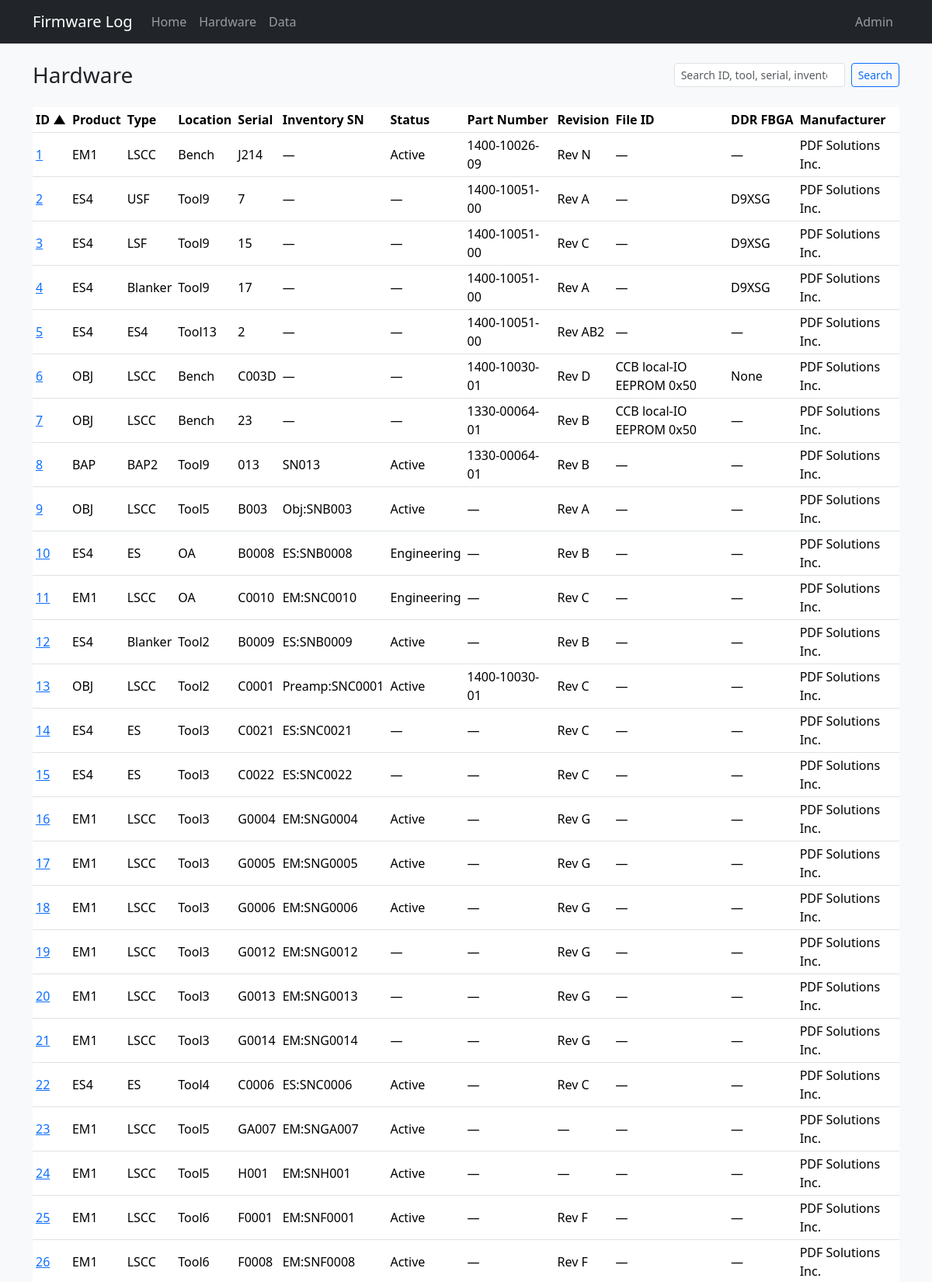
The page /hardware (upper part) on the database its author committed.
### tables this page shows
CREATE TABLE "boards" (
                board_id      INTEGER PRIMARY KEY,
                tool          TEXT,
                board_slot    TEXT,
                manufacturer  TEXT NOT NULL DEFAULT 'PDF Solutions Inc.',
                board_name    TEXT NOT NULL,
                serial        TEXT NOT NULL,
                part_number   TEXT,
                revision      TEXT,
                file_id       TEXT,
                product_name  TEXT NOT NULL,
                ddr_fbga      TEXT
            , inventory_serial TEXT, status TEXT, role TEXT, comment TEXT, open_item TEXT, po TEXT, modified_by TEXT, source_updated_at TEXT, data_source TEXT, dc_status TEXT, ac_status TEXT, gcal_status TEXT, adc_status TEXT, eeprom_status TEXT);

### app.py (the view)
@app.route("/hardware", endpoint="hardware")
def hardware():
    return _render_hardware()

### app.py (called while the page is built)
def _render_hardware():
    search = request.args.get("q", "").strip()
    sort = request.args.get("sort", "board_id")
    order = request.args.get("order", "asc")
    return render_template(
        "hardware.html",
        boards=db.list_hardware(search=search, sort=sort, order=order),
        search=search,
        sort=sort,
        order=order,
    )

### db.py (called while the page is built)
def dict_row(cursor, row):
    return {col[0]: row[i] for i, col in enumerate(cursor.description)}

@contextmanager
def get_db():
    conn = sqlite3.connect(DATABASE)
    conn.row_factory = dict_row
    try:
        yield conn
    finally:
        conn.close()

def fetch_all(query, params=()):
    with get_db() as conn:
        return conn.execute(query, params).fetchall()

def _board_search_clause(search, alias="b", extra_columns=()):
    if not search:
        return None, []
    like = f"%{search}%"
    columns = [col.format(a=alias) for col in BOARD_SEARCH_COLUMNS] + list(extra_columns)
    clause = "(" + " OR ".join(f"{col} LIKE ?" for col in columns) + ")"
    return clause, [like] * len(columns)

### templates/hardware.html (shortened to what this page needs)
{% extends "base.html" %}
{% from "macros.html" import hw_sort_link %}
{% block content %}
<div class="d-flex flex-wrap justify-content-between align-items-center gap-2 mb-4">
  <div>
    <h1 class="h3 mb-0">Hardware</h1>
  </div>
  <form id="search-form" action="{{ url_for('hardware') }}" method="get" class="d-flex gap-2">
    <input type="search" id="board-search" name="q" value="{{ search }}" class="form-control form-control-sm" placeholder="Search ID, tool, serial, inventory serial, status…">
    <button class="btn btn-sm btn-outline-primary" type="submit">Search</button>
  </form>
</div>
<div class="table-responsive">
  <table class="table table-sm table-hover align-middle">
    <thead>
      <tr>
        <th>{{ hw_sort_link('ID', 'board_id', sort, order, search) }}</th>
        <th>{{ hw_sort_link('Product', 'product_name', sort, order, search) }}</th>
        <th>{{ hw_sort_link('Type', 'board_name', sort, order, search) }}</th>
        <th>{{ hw_sort_link('Location', 'tool', sort, order, search) }}</th>
        <th>{{ hw_sort_link('Serial', 'serial', sort, order, search) }}</th>
        <th>{{ hw_sort_link('Inventory SN', 'inventory_serial', sort, order, search) }}</th>
        <th>{{ hw_sort_link('Status', 'status', sort, order, search) }}</th>
        <th>{{ hw_sort_link('Part Number', 'part_number', sort, order, search) }}</th>
        <th>{{ hw_sort_link('Revision', 'revision', sort, order, search) }}</th>
        <th>{{ hw_sort_link('File ID', 'file_id', sort, order, search) }}</th>
        <th>{{ hw_sort_link('DDR FBGA', 'ddr_fbga', sort, order, search) }}</th>
        <th>{{ hw_sort_link('Manufacturer', 'manufacturer', sort, order, search) }}</th>
      </tr>
    </thead>
    <tbody>
      {% for b in boards %}
      <tr>
        <td><a href="{{ url_for('board_detail', board_id=b.board_id) }}">{{ b.board_id }}</a></td>
        <td>{{ b.product_name }}</td>
        <td>{{ b.board_name }}</td>
        <td>{{ b.tool or '—' }}</td>
        <td>{{ b.serial }}</td>
        <td>{{ b.inventory_serial or '—' }}</td>
        <td>{{ b.status or '—' }}</td>
        <td>{{ b.part_number or '—' }}</td>
        <td>{{ b.revision or '—' }}</td>
        <td>{{ b.file_id or '—' }}</td>
        <td>{{ b.ddr_fbga or '—' }}</td>
        <td>{{ b.manufacturer or '—' }}</td>
      </tr>
      {% else %}
      <tr><td colspan="12" class="text-muted">No boards match your search.</td></tr>
      {% endfor %}
    </tbody>
  </table>
</div>
{% endblock %}

### static/style.css (style rules this page uses)
body { background-color: #f8f9fa; }
.table th { white-space: nowrap; }

### rows shown on the page
boards: board_id "1", product_name "EM1", board_name "LSCC", tool "Bench", serial "J214", inventory_serial "—", status "Active", part_number "1400-10026-09", revision "Rev N", file_id "—", ddr_fbga "—", manufacturer "PDF Solutions Inc."
boards: board_id "2", product_name "ES4", board_name "USF", tool "Tool9", serial "7", inventory_serial "—", status "—", part_number "1400-10051-00", revision "Rev A", file_id "—", ddr_fbga "D9XSG", manufacturer "PDF Solutions Inc."
boards: board_id "3", product_name "ES4", board_name "LSF", tool "Tool9", serial "15", inventory_serial "—", status "—", part_number "1400-10051-00", revision "Rev C", file_id "—", ddr_fbga "D9XSG", manufacturer "PDF Solutions Inc."
boards: board_id "4", product_name "ES4", board_name "Blanker", tool "Tool9", serial "17", inventory_serial "—", status "—", part_number "1400-10051-00", revision "Rev A", file_id "—", ddr_fbga "D9XSG", manufacturer "PDF Solutions Inc."
boards: board_id "5", product_name "ES4", board_name "ES4", tool "Tool13", serial "2", inventory_serial "—", status "—", part_number "1400-10051-00", revision "Rev AB2", file_id "—", ddr_fbga "—", manufacturer "PDF Solutions Inc."
boards: board_id "6", product_name "OBJ", board_name "LSCC", tool "Bench", serial "C003D", inventory_serial "—", status "—", part_number "1400-10030-01", revision "Rev D", file "CCB local-IO EEPROM 0x50", ddr_fbga "None", manufacturer "PDF Solutions Inc."
boards: board_id "7", product_name "OBJ", board_name "LSCC", tool "Bench", serial "23", inventory_serial "—", status "—", part_number "1330-00064-01", revision "Rev B", file "CCB local-IO EEPROM 0x50", ddr_fbga "—", manufacturer "PDF Solutions Inc."
boards: board_id "8", product_name "BAP", board_name "BAP2", tool "Tool9", serial "013", inventory_serial "SN013", status "Active", part_number "1330-00064-01", revision "Rev B", file_id "—", ddr_fbga "—", manufacturer "PDF Solutions Inc."
boards: board_id "9", product_name "OBJ", board_name "LSCC", tool "Tool5", serial "B003", inventory_serial "Obj:SNB003", status "Active", part_number "—", revision "Rev A", file_id "—", ddr_fbga "—", manufacturer "PDF Solutions Inc."
boards: board_id "10", product_name "ES4", board_name "ES", tool "OA", serial "B0008", inventory_serial "ES:SNB0008", status "Engineering", part_number "—", revision "Rev B", file_id "—", ddr_fbga "—", manufacturer "PDF Solutions Inc."
boards: board_id "11", product_name "EM1", board_name "LSCC", tool "OA", serial "C0010", inventory_serial "EM:SNC0010", status "Engineering", part_number "—", revision "Rev C", file_id "—", ddr_fbga "—", manufacturer "PDF Solutions Inc."
boards: board_id "12", product_name "ES4", board_name "Blanker", tool "Tool2", serial "B0009", inventory_serial "ES:SNB0009", status "Active", part_number "—", revision "Rev B", file_id "—", ddr_fbga "—", manufacturer "PDF Solutions Inc."
boards: board_id "13", product_name "OBJ", board_name "LSCC", tool "Tool2", serial "C0001", inventory_serial "Preamp:SNC0001", status "Active", part_number "1400-10030-01", revision "Rev C", file_id "—", ddr_fbga "—", manufacturer "PDF Solutions Inc."
boards: board_id "14", product_name "ES4", board_name "ES", tool "Tool3", serial "C0021", inventory_serial "ES:SNC0021", status "—", part_number "—", revision "Rev C", file_id "—", ddr_fbga "—", manufacturer "PDF Solutions Inc."
boards: board_id "15", product_name "ES4", board_name "ES", tool "Tool3", serial "C0022", inventory_serial "ES:SNC0022", status "—", part_number "—", revision "Rev C", file_id "—", ddr_fbga "—", manufacturer "PDF Solutions Inc."
boards: board_id "16", product_name "EM1", board_name "LSCC", tool "Tool3", serial "G0004", inventory_serial "EM:SNG0004", status "Active", part_number "—", revision "Rev G", file_id "—", ddr_fbga "—", manufacturer "PDF Solutions Inc."
boards: board_id "17", product_name "EM1", board_name "LSCC", tool "Tool3", serial "G0005", inventory_serial "EM:SNG0005", status "Active", part_number "—", revision "Rev G", file_id "—", ddr_fbga "—", manufacturer "PDF Solutions Inc."
boards: board_id "18", product_name "EM1", board_name "LSCC", tool "Tool3", serial "G0006", inventory_serial "EM:SNG0006", status "Active", part_number "—", revision "Rev G", file_id "—", ddr_fbga "—", manufacturer "PDF Solutions Inc."
boards: board_id "19", product_name "EM1", board_name "LSCC", tool "Tool3", serial "G0012", inventory_serial "EM:SNG0012", status "—", part_number "—", revision "Rev G", file_id "—", ddr_fbga "—", manufacturer "PDF Solutions Inc."
boards: board_id "20", product_name "EM1", board_name "LSCC", tool "Tool3", serial "G0013", inventory_serial "EM:SNG0013", status "—", part_number "—", revision "Rev G", file_id "—", ddr_fbga "—", manufacturer "PDF Solutions Inc."
boards: board_id "21", product_name "EM1", board_name "LSCC", tool "Tool3", serial "G0014", inventory_serial "EM:SNG0014", status "—", part_number "—", revision "Rev G", file_id "—", ddr_fbga "—", manufacturer "PDF Solutions Inc."
boards: board_id "22", product_name "ES4", board_name "ES", tool "Tool4", serial "C0006", inventory_serial "ES:SNC0006", status "Active", part_number "—", revision "Rev C", file_id "—", ddr_fbga "—", manufacturer "PDF Solutions Inc."
boards: board_id "23", product_name "EM1", board_name "LSCC", tool "Tool5", serial "GA007", inventory_serial "EM:SNGA007", status "Active", part_number "—", revision "—", file_id "—", ddr_fbga "—", manufacturer "PDF Solutions Inc."
boards: board_id "24", product_name "EM1", board_name "LSCC", tool "Tool5", serial "H001", inventory_serial "EM:SNH001", status "Active", part_number "—", revision "—", file_id "—", ddr_fbga "—", manufacturer "PDF Solutions Inc."
boards: board_id "25", product_name "EM1", board_name "LSCC", tool "Tool6", serial "F0001", inventory_serial "EM:SNF0001", status "Active", part_number "—", revision "Rev F", file_id "—", ddr_fbga "—", manufacturer "PDF Solutions Inc."
boards: board_id "26", product_name "EM1", board_name "LSCC", tool "Tool6", serial "F0008", inventory_serial "EM:SNF0008", status "Active", part_number "—", revision "Rev F", file_id "—", ddr_fbga "—", manufacturer "PDF Solutions Inc."

### other values the page prints
{{ label }} "ID Product Type Location Serial Inventory SN Status Part Number Revision File ID DDR FBGA Manufacturer"
